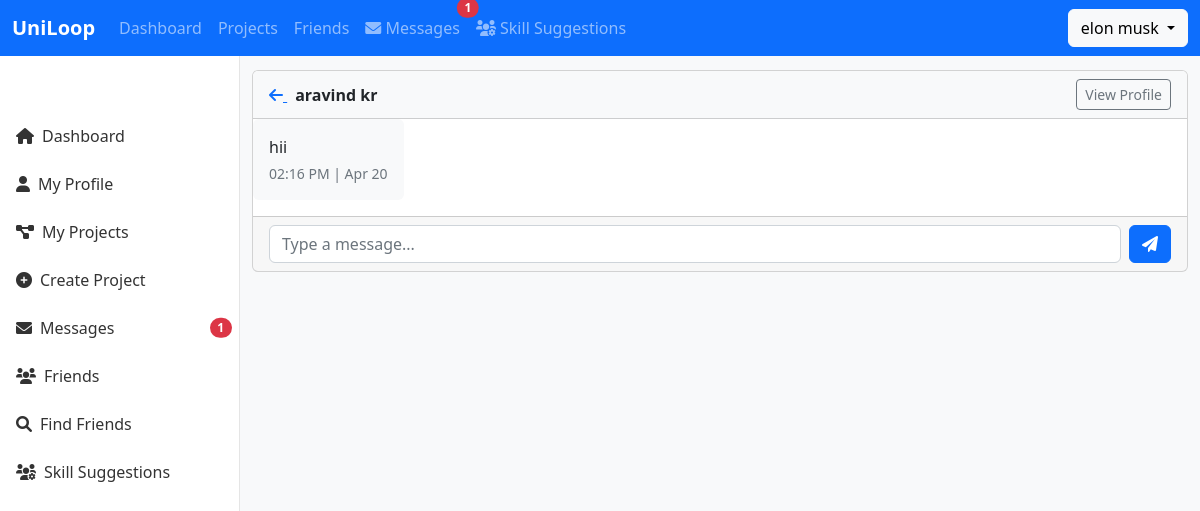
/messages/1 (signed in), run on the app's committed database.
### app.py (models this page shows, shortened)
class User(UserMixin, db.Model):
    id = db.Column(db.Integer, primary_key=True)
    first_name = db.Column(db.String(150), nullable=False)
    last_name = db.Column(db.String(150), nullable=False)
    email = db.Column(db.String(120), unique=True, nullable=False)
    password = db.Column(db.String(255), nullable=False)
    profile_picture = db.Column(db.String(255))
    bio = db.Column(db.String(500))
    college = db.Column(db.String(200))
    github = db.Column(db.String(255))
    linkedin = db.Column(db.String(255))
    profile_visibility = db.Column(db.String(20), default='public')
    friend_request_setting = db.Column(db.String(20), default='everyone')
    owned_projects = db.relationship('Project', back_populates='owner')
    joined_projects = db.relationship('Project',
                                     secondary='project_members',
                                     primaryjoin="User.id == ProjectMember.user_id",
                                     secondaryjoin="ProjectMember.project_id == Project.id",
                                     viewonly=True)
    skills = db.Column(db.Text)

class Message(db.Model):
    id = db.Column(db.Integer, primary_key=True)
    sender_id = db.Column(db.Integer, db.ForeignKey('user.id'), nullable=False)
    recipient_id = db.Column(db.Integer, db.ForeignKey('user.id'), nullable=False)
    content = db.Column(db.Text, nullable=False)
    timestamp = db.Column(db.DateTime, default=datetime.utcnow)
    is_read = db.Column(db.Boolean, default=False)
    sender = db.relationship('User', foreign_keys=[sender_id], backref='sent_messages')
    recipient = db.relationship('User', foreign_keys=[recipient_id], backref='received_messages')

### app.py (the view, shortened to what this page needs)
@app.route('/messages/<int:user_id>', methods=['GET', 'POST'])
@login_required
def conversation(user_id):
    other_user = User.query.get_or_404(user_id)
    sent_messages = Message.query.filter_by(
        sender_id=current_user.id,
        recipient_id=user_id
    ).order_by(Message.timestamp).all()
    received_messages = Message.query.filter_by(
        sender_id=user_id,
        recipient_id=current_user.id
    ).order_by(Message.timestamp).all()
    for message in received_messages:
        if not message.is_read:
            message.is_read = True
    db.session.commit()
    all_messages = sorted(sent_messages + received_messages, key=lambda x: x.timestamp)
    return render_template(
        'messages/conversation.html',
        other_user=other_user,
        messages=all_messages
    )

### app.py (called while the page is built)
@login_manager.user_loader
def load_user(user_id):
    user = db.session.get(User, user_id)
    return user

### templates/messages/conversation.html (shortened to what this page needs)
{% extends 'base.html' %}
{% block content %}
    <div class="row">
        <div class="col-12">
            <div class="card">
                <div class="card-header bg-light d-flex justify-content-between align-items-center">
                    <div>
                        <a href="{{ url_for('messages') }}" class="me-2">
                            <i class="fas fa-arrow-left"></i>
                        </a>
                        <span class="fw-bold">{{ other_user.first_name }} {{ other_user.last_name }}</span>
                    </div>
                    <a href="{{ url_for('profile', user_id=other_user.id) }}" class="btn btn-sm btn-outline-secondary">
                        View Profile
                    </a>
                </div>
                <div id="messages-container">
                    {% include 'messages/conversation_messages.html' %}
                </div>
                <div class="card-footer">
                    <form method="POST" class="d-flex">
                        <input type="text" name="message" class="form-control me-2" placeholder="Type a message..." required autofocus>
                        <button type="submit" class="btn btn-primary">
                            <i class="fas fa-paper-plane"></i>
                        </button>
                    </form>
                </div>
            </div>
        </div>
    </div>
</div>
{% endblock %}

### templates/base.html (shortened to what this page needs)
<!DOCTYPE html>
<html lang="en">
<head>
    <link href="https://cdn.jsdelivr.net/npm/bootstrap@5.2.3/dist/css/bootstrap.min.css" rel="stylesheet">
    <link rel="stylesheet" href="https://cdnjs.cloudflare.com/ajax/libs/font-awesome/6.0.0/css/all.min.css">
</head>
<body>
    <nav class="navbar navbar-expand-lg navbar-dark bg-primary fixed-top">
        <div class="container-fluid">
            <a class="navbar-brand" href="{{ url_for('dashboard') }}">UniLoop</a>
            <div class="collapse navbar-collapse" id="navbarSupportedContent">
                <ul class="navbar-nav me-auto mb-2 mb-lg-0">
                    <li class="nav-item">
                        <a class="nav-link" href="{{ url_for('dashboard') }}">Dashboard</a>
                    </li>
                    <li class="nav-item">
                        <a class="nav-link" href="{{ url_for('my_projects') }}">Projects</a>
                    </li>
                    <li class="nav-item">
                        <a class="nav-link" href="{{ url_for('friends') }}">Friends</a>
                    </li>
                    <li class="nav-item">
                        <a class="nav-link position-relative" href="{{ url_for('messages') }}">
                            <i class="fas fa-envelope"></i> Messages
                            <span id="unread-badge" class="position-absolute top-0 start-100 translate-middle badge rounded-pill bg-danger d-none">
                            </span>
                        </a>
                    </li>
                    <li class="nav-item">
                        <a class="nav-link" href="{{ url_for('skill_suggestions') }}">
                            <i class="fas fa-users-cog"></i> Skill Suggestions
                        </a>
                    </li>
                </ul>
                <div class="d-flex">
                    <div class="dropdown">
                        <button class="btn btn-light dropdown-toggle" type="button" id="dropdownMenuButton" data-bs-toggle="dropdown" aria-expanded="false">
                            {{ current_user.first_name }} {{ current_user.last_name }}
                        </button>
                    </div>
                </div>
            </div>
        </div>
    </nav>
    <div class="sidebar d-none d-md-block">
        <div class="sidebar-sticky">
            <ul class="nav flex-column">
                <li class="nav-item">
                    <a class="nav-link" href="{{ url_for('dashboard') }}">
                        <i class="fas fa-home me-2"></i>Dashboard
                    </a>
                </li>
                <li class="nav-item">
                    <a class="nav-link" href="{{ url_for('profile') }}">
                        <i class="fas fa-user me-2"></i>My Profile
                    </a>
                </li>
                <li class="nav-item">
                    <a class="nav-link" href="{{ url_for('my_projects') }}">
                        <i class="fas fa-project-diagram me-2"></i>My Projects
                    </a>
                </li>
                <li class="nav-item">
                    <a class="nav-link" href="{{ url_for('create_project') }}">
                        <i class="fas fa-plus-circle me-2"></i>Create Project
                    </a>
                </li>
                <li class="nav-item">
                    <a class="nav-link position-relative" href="{{ url_for('messages') }}">
                        <i class="fas fa-envelope me-2"></i>Messages
                        <span id="sidebar-unread-badge" class="position-absolute top-50 end-0 translate-middle-y badge rounded-pill bg-danger me-2 d-none">
                        </span>
                    </a>
                </li>
                <li class="nav-item">
                    <a class="nav-link" href="{{ url_for('friends') }}">
                        <i class="fas fa-users me-2"></i>Friends
                    </a>
                </li>
                <li class="nav-item">
                    <a class="nav-link" href="{{ url_for('search_friends') }}">
                        <i class="fas fa-search me-2"></i>Find Friends
                    </a>
                </li>
                <li class="nav-item">
                    <a class="nav-link" href="{{ url_for('skill_suggestions') }}">
                        <i class="fas fa-users-cog me-2"></i>Skill Suggestions
                    </a>
                </li>
            </ul>
        </div>
    </div>
    <main role="main">
        <div class="container-fluid">
            {% block content %}{% endblock %}
    </main>
</body>
</html>

### templates/messages/conversation_messages.html
{% for message in messages %}
<div class="d-flex mb-3 {% if message.sender_id == current_user.id %}justify-content-end{% endif %}">
    <div class="{% if message.sender_id == current_user.id %}bg-primary text-white{% else %}bg-light{% endif %} rounded p-3"
         style="max-width: 75%;">
        {{ message.content }}
        <div class="mt-1 small text-{% if message.sender_id == current_user.id %}light{% else %}muted{% endif %}">
            {{ message.timestamp.strftime('%I:%M %p | %b %d') }}
        </div>
    </div>
</div>
{% endfor %}

### templates/base.html (style rules this page uses)
body { background-color: #f8f9fa; }
.navbar-brand { font-weight: bold; }
.nav-link { font-weight: 500; }
.sidebar { position: fixed; top: 56px; bottom: 0; left: 0; z-index: 100; padding: 48px 0 0; box-shadow: inset -1px 0 0 rgba(0, 0, 0, .1); background-color: #fff; }
.sidebar-sticky { position: relative; top: 0; height: calc(100vh - 48px); padding-top: .5rem; overflow-x: hidden; overflow-y: auto; }
.sidebar .nav-link { font-weight: 500; color: #333; padding: .75rem 1rem; }
main { padding-top: 70px; }
@media (min-width: 768px) { main { padding-left: 240px; } }
@media (min-width: 768px) { .sidebar { width: 240px; } }

### data on the page
User: first_name "elon", last_name "musk"
User: first_name "aravind", last_name "kr"
Message: content "hii", timestamp "02:16 PM | Apr 20"
